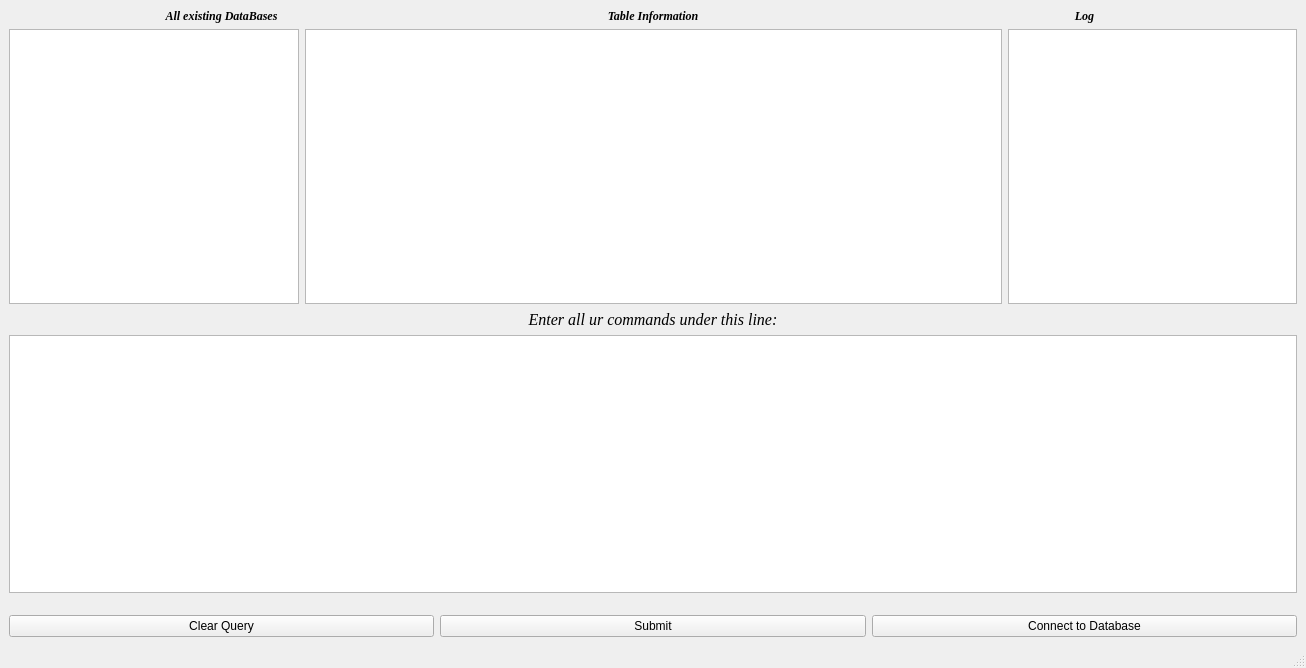
<?xml version="1.0" encoding="UTF-8"?>
<ui version="4.0">
 <class>MainWindow</class>
 <widget class="QMainWindow" name="MainWindow">
  <property name="geometry">
   <rect>
    <x>0</x>
    <y>0</y>
    <width>1306</width>
    <height>668</height>
   </rect>
  </property>
  <property name="windowTitle">
   <string>MainWindow</string>
  </property>
  <widget class="QWidget" name="centralwidget">
   <layout class="QGridLayout" name="gridLayout">
    <item row="1" column="2">
     <widget class="QListView" name="loglist"/>
    </item>
    <item row="0" column="0" colspan="3">
     <layout class="QHBoxLayout" name="horizontalLayout_2">
      <item>
       <widget class="QLabel" name="label">
        <property name="font">
         <font>
          <family>Times New Roman</family>
          <weight>75</weight>
          <italic>true</italic>
          <bold>true</bold>
         </font>
        </property>
        <property name="text">
         <string>All existing DataBases</string>
        </property>
        <property name="alignment">
         <set>Qt::AlignCenter</set>
        </property>
       </widget>
      </item>
      <item>
       <widget class="QLabel" name="label_2">
        <property name="font">
         <font>
          <family>Times New Roman</family>
          <weight>75</weight>
          <italic>true</italic>
          <bold>true</bold>
         </font>
        </property>
        <property name="text">
         <string>Table Information</string>
        </property>
        <property name="alignment">
         <set>Qt::AlignCenter</set>
        </property>
       </widget>
      </item>
      <item>
       <widget class="QLabel" name="label_3">
        <property name="font">
         <font>
          <family>Times New Roman</family>
          <weight>75</weight>
          <italic>true</italic>
          <bold>true</bold>
         </font>
        </property>
        <property name="text">
         <string>Log</string>
        </property>
        <property name="alignment">
         <set>Qt::AlignCenter</set>
        </property>
       </widget>
      </item>
     </layout>
    </item>
    <item row="1" column="0">
     <widget class="QListView" name="listView"/>
    </item>
    <item row="4" column="0" colspan="3">
     <layout class="QHBoxLayout" name="horizontalLayout">
      <item>
       <widget class="QPushButton" name="clearButton">
        <property name="text">
         <string>Clear Query</string>
        </property>
       </widget>
      </item>
      <item>
       <widget class="QPushButton" name="ubmitButton">
        <property name="text">
         <string>Submit</string>
        </property>
       </widget>
      </item>
      <item>
       <widget class="QPushButton" name="runButton">
        <property name="text">
         <string>Connect to Database</string>
        </property>
       </widget>
      </item>
     </layout>
    </item>
    <item row="3" column="0" colspan="3">
     <layout class="QVBoxLayout" name="verticalLayout">
      <item>
       <widget class="QPlainTextEdit" name="queryexecs"/>
      </item>
      <item>
       <widget class="QLabel" name="errorlist">
        <property name="font">
         <font>
          <family>Times New Roman</family>
          <pointsize>7</pointsize>
          <weight>75</weight>
          <bold>true</bold>
         </font>
        </property>
        <property name="text">
         <string/>
        </property>
        <property name="alignment">
         <set>Qt::AlignCenter</set>
        </property>
       </widget>
      </item>
     </layout>
    </item>
    <item row="2" column="0" colspan="3">
     <widget class="QLabel" name="label_4">
      <property name="font">
       <font>
        <family>Times New Roman</family>
        <pointsize>12</pointsize>
        <italic>true</italic>
       </font>
      </property>
      <property name="text">
       <string>Enter all ur commands under this line:</string>
      </property>
      <property name="alignment">
       <set>Qt::AlignCenter</set>
      </property>
     </widget>
    </item>
    <item row="1" column="1">
     <widget class="QTableView" name="tableView">
      <property name="minimumSize">
       <size>
        <width>697</width>
        <height>0</height>
       </size>
      </property>
     </widget>
    </item>
   </layout>
  </widget>
  <widget class="QMenuBar" name="menubar">
   <property name="geometry">
    <rect>
     <x>0</x>
     <y>0</y>
     <width>1306</width>
     <height>26</height>
    </rect>
   </property>
  </widget>
  <widget class="QStatusBar" name="statusbar"/>
 </widget>
 <resources/>
 <connections/>
</ui>
